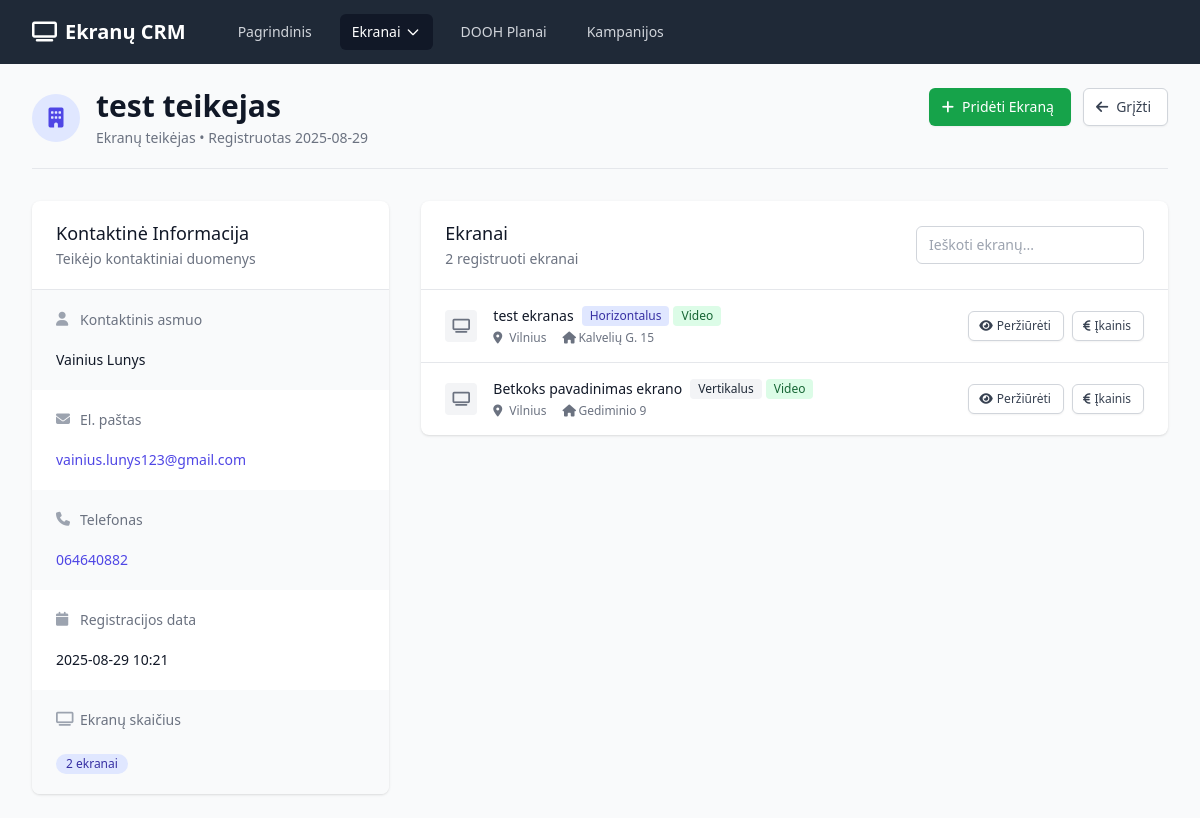
/provider/1, run on an earlier commit of the app's database.
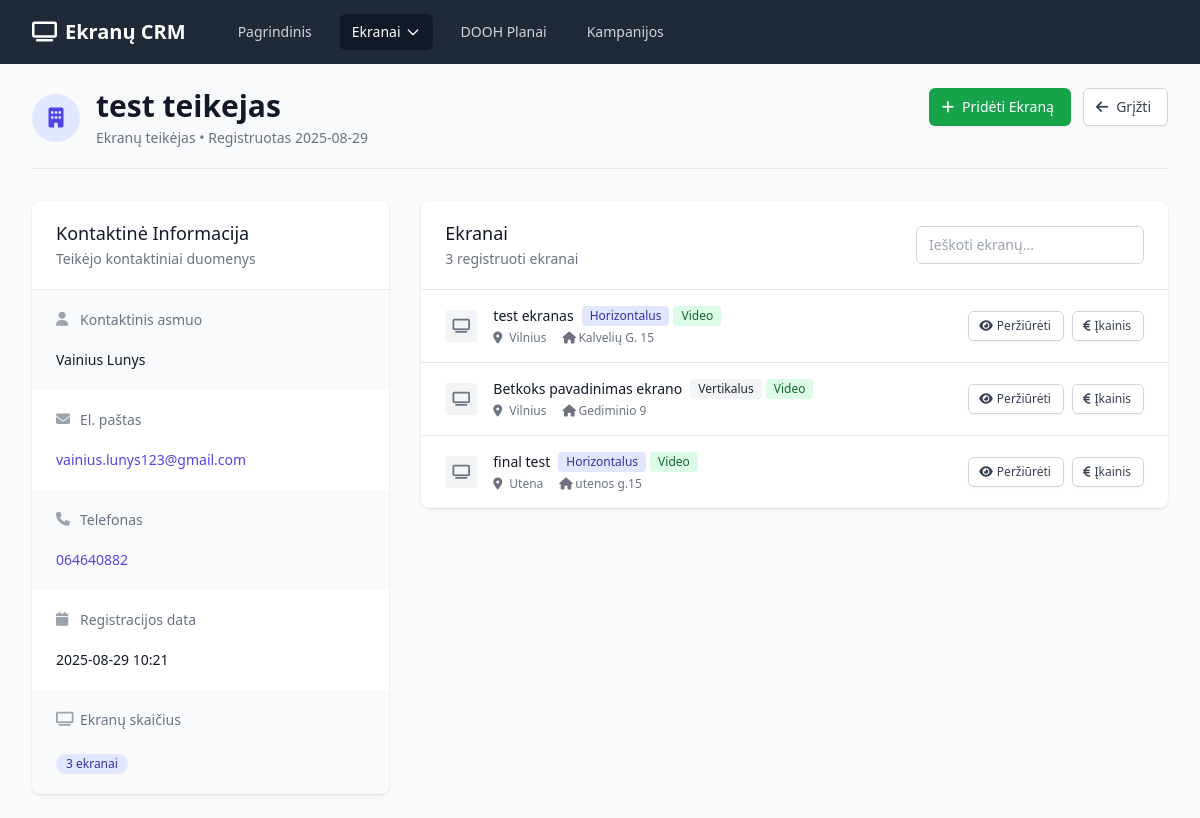
And on a later commit of the database.
### app.py (models this page shows)
class Screen(db.Model):
    id = db.Column(db.Integer, primary_key=True)
    provider_id = db.Column(db.Integer, db.ForeignKey('screen_provider.id'), nullable=False)
    name = db.Column(db.String(100), nullable=False)
    image_path = db.Column(db.String(200))
    position_description = db.Column(db.Text)
    comment = db.Column(db.Text)
    screen_type = db.Column(db.String(50), nullable=False)  # horizontal/vertical
    content_type = db.Column(db.String(50), nullable=False)  # video/static
    width = db.Column(db.Float, nullable=False)  # in meters
    height = db.Column(db.Float, nullable=False)  # in meters
    pixel_width = db.Column(db.Integer)
    pixel_height = db.Column(db.Integer)
    pixel_comment = db.Column(db.Text)
    gps_latitude = db.Column(db.Float)
    gps_longitude = db.Column(db.Float)
    city = db.Column(db.String(100), nullable=False)
    address = db.Column(db.String(200), nullable=False)
    side = db.Column(db.String(10))  # D-right, K-left
    created_at = db.Column(db.DateTime, default=datetime.utcnow)
    pricing_hours = db.relationship('ScreenPricing', backref='screen', lazy=True, cascade='all, delete-orphan')
    bookings = db.relationship('ScreenBooking', backref='screen', lazy=True)

### app.py (the view)
@app.route('/provider/<int:id>')
def provider_detail(id):
    provider = ScreenProvider.query.get_or_404(id)
    return render_template('provider_detail.html', provider=provider)

### templates/provider_detail.html (shortened to what the changed rows need)
{% extends "base.html" %}
{% block content %}
<div class="pb-5 border-b border-gray-200 mb-8">
    <div class="flex justify-between items-start">
        <div class="flex items-center">
            <div>
                <h1 class="text-3xl font-bold text-gray-900">{{ provider.name }}</h1>
            </div>
        </div>
    </div>
</div>
<div class="grid grid-cols-1 lg:grid-cols-3 gap-8">
    <div class="lg:col-span-1">
        <div class="bg-white shadow overflow-hidden sm:rounded-lg">
            <div class="border-t border-gray-200">
                <dl>
                    <div class="bg-gray-50 px-4 py-5 sm:grid sm:grid-cols-1 sm:gap-4 sm:px-6">
                        <dd class="mt-1">
                            <span class="inline-flex items-center px-2.5 py-0.5 rounded-full text-xs font-medium bg-indigo-100 text-indigo-800">
                                {{ provider.screens|length }} ekranai
                            </span>
                        </dd>
                    </div>
                </dl>
            </div>
        </div>
    </div>
    <div class="lg:col-span-2">
        <div class="bg-white shadow overflow-hidden sm:rounded-lg">
            <div class="px-4 py-5 sm:px-6">
                <div class="flex justify-between items-center">
                    <div>
                        <h3 class="text-lg leading-6 font-medium text-gray-900">Ekranai</h3>
                        <p class="mt-1 text-sm text-gray-500">{{ provider.screens|length }} registruoti ekranai</p>
                    </div>
                </div>
            </div>
            {% if provider.screens %}
            <div class="border-t border-gray-200">
                <ul class="divide-y divide-gray-200" id="screensList">
                    {% for screen in provider.screens %}
                    <li class="screen-item hover:bg-gray-50">
                        <div class="px-4 py-4 sm:px-6">
                            <div class="flex items-center justify-between">
                                <div class="flex items-center">
                                    <div class="flex-shrink-0">
                                        <div class="h-8 w-8 rounded bg-gray-100 flex items-center justify-center">
                                            <i class="fas fa-tv text-gray-500 text-sm"></i>
                                        </div>
                                    </div>
                                    <div class="ml-4">
                                        <div class="flex items-center">
                                            <p class="text-sm font-medium text-gray-900 screen-name">{{ screen.name }}</p>
                                            <div class="ml-2 flex space-x-1">
                                                <span class="inline-flex items-center px-2 py-0.5 rounded text-xs font-medium {% if screen.screen_type == 'horizontal' %}bg-indigo-100 text-indigo-800{% else %}bg-gray-100 text-gray-800{% endif %}">
                                                    {{ 'Horizontalus' if screen.screen_type == 'horizontal' else 'Vertikalus' }}
                                                </span>
                                                <span class="inline-flex items-center px-2 py-0.5 rounded text-xs font-medium {% if screen.content_type == 'video' %}bg-green-100 text-green-800{% else %}bg-blue-100 text-blue-800{% endif %}">
                                                    {{ 'Video' if screen.content_type == 'video' else 'Statinis' }}
                                                </span>
                                            </div>
                                        </div>
                                        <div class="mt-1 flex items-center space-x-4">
                                            {% if screen.city %}
                                            <div class="flex items-center text-xs text-gray-500">
                                                <i class="fas fa-map-marker-alt w-3 h-3 mr-1"></i>
                                                <span>{{ screen.city }}</span>
                                            </div>
                                            {% endif %}
                                            {% if screen.address %}
                                            <div class="flex items-center text-xs text-gray-500">
                                                <i class="fas fa-home w-3 h-3 mr-1"></i>
                                                <span class="truncate max-w-xs">{{ screen.address }}</span>
                                            </div>
                                            {% endif %}
                                        </div>
                                    </div>
                                </div>
                                <div class="flex items-center space-x-2">
                                    <a href="{{ url_for('screen_detail', id=screen.id) }}"
                                       class="inline-flex items-center px-3 py-1.5 border border-gray-300 shadow-sm text-xs font-medium rounded-md text-gray-700 bg-white hover:bg-gray-50 focus:outline-none focus:ring-2 focus:ring-offset-2 focus:ring-indigo-500">
                                        <i class="fas fa-eye -ml-0.5 mr-1"></i>
                                        Peržiūrėti
                                    </a>
                                    <a href="{{ url_for('screen_pricing', id=screen.id) }}"
                                       class="inline-flex items-center px-3 py-1.5 border border-gray-300 shadow-sm text-xs font-medium rounded-md text-gray-700 bg-white hover:bg-gray-50 focus:outline-none focus:ring-2 focus:ring-offset-2 focus:ring-indigo-500">
                                        <i class="fas fa-euro-sign -ml-0.5 mr-1"></i>
                                        Įkainis
                                    </a>
                                </div>
                            </div>
                        </div>
                    </li>
                    {% endfor %}
                </ul>
            </div>
            {% endif %}
        </div>
    </div>
</div>
{% endblock %}

What changed in the data, as far as the page shows it:
added Screen: name "final test", screen_type "Horizontalus", content_type "Video", city "Utena", address "utenos g.15"
Also different on the page:
{{ provider.screens|length }}: "2" → "3"
